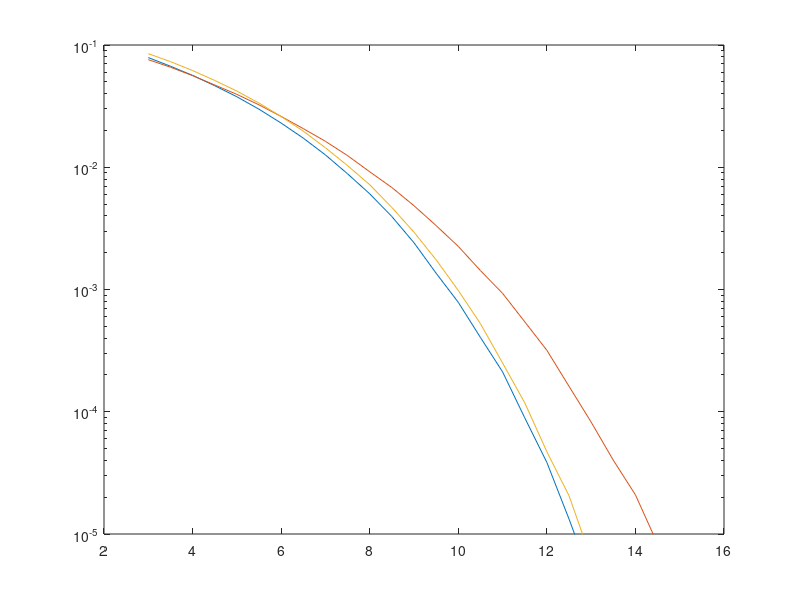
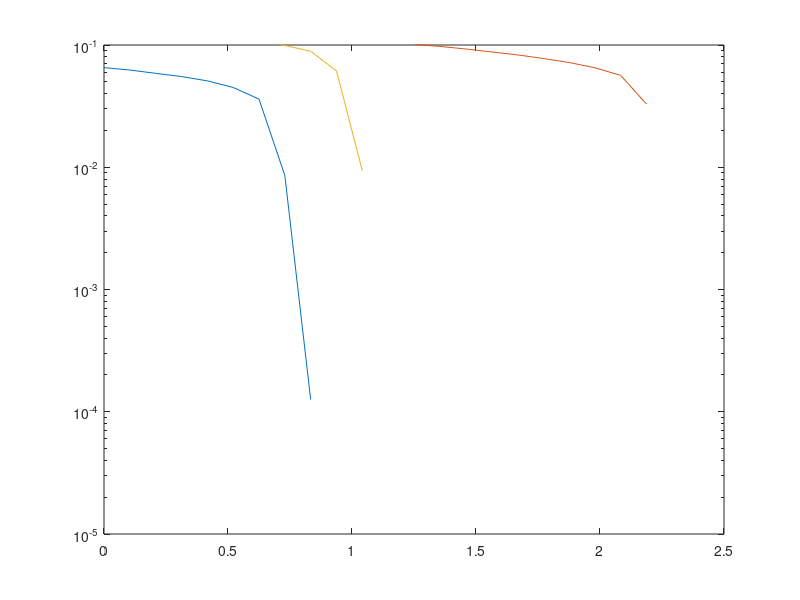

MATLAB code for these plots, in order:
close all; clear all; clc;

load('pbits_uncoded');

figure;
semilogy(SNRs, pbit_awgn_u);
hold on;
semilogy(SNRs, pbit_ofdm_u);
semilogy(SNRs, pbit_dfe_u);
ylim([1e-5, 1e-1]);

load('pbits_coded');

figure;
semilogy(SNRs, pbit_awgn_c);
hold on;
semilogy(SNRs, pbit_ofdm_c);
semilogy(SNRs, pbit_dfe_c);
ylim([1e-5, 1e-1]);
